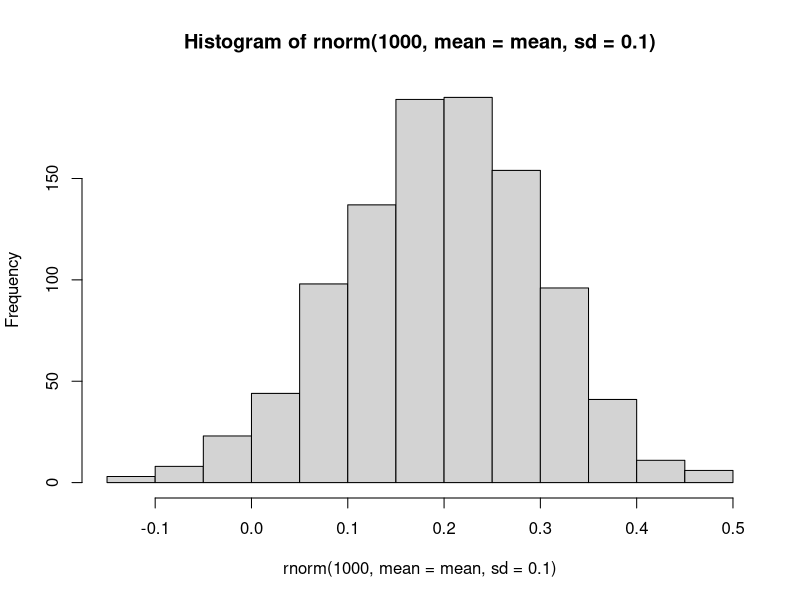
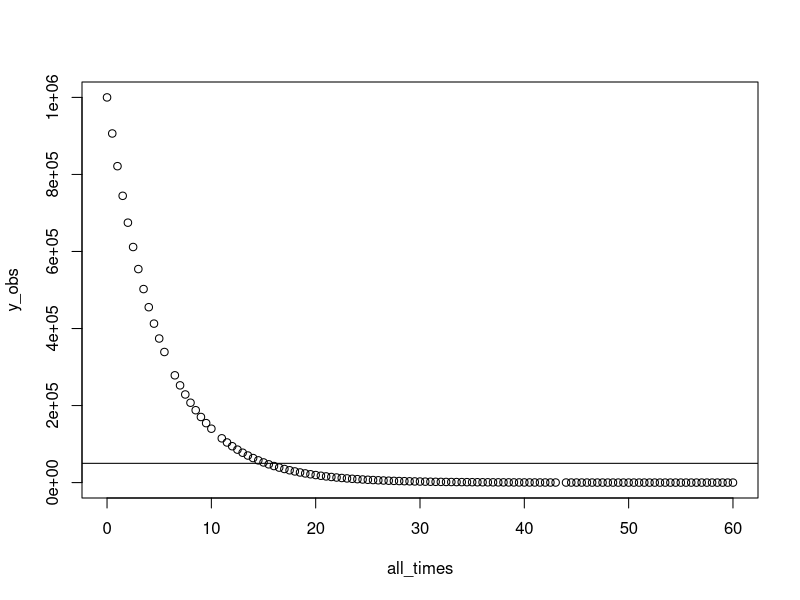
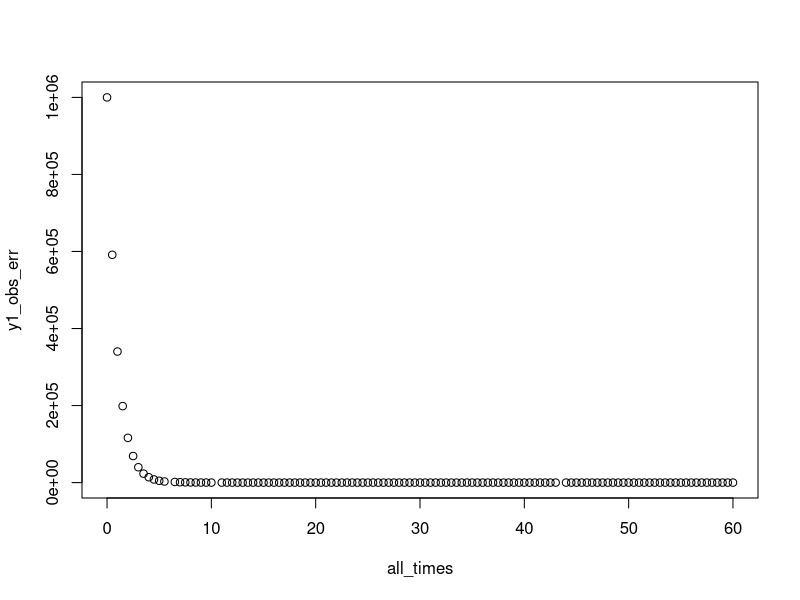
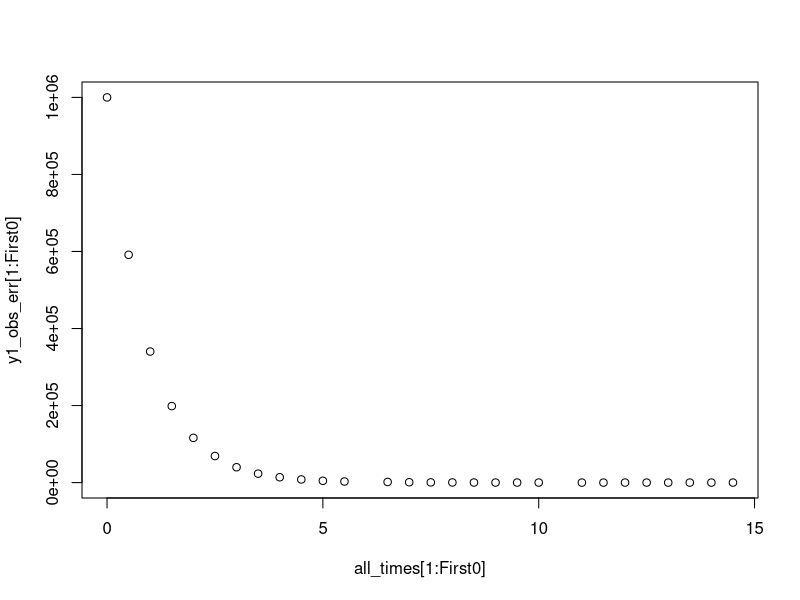
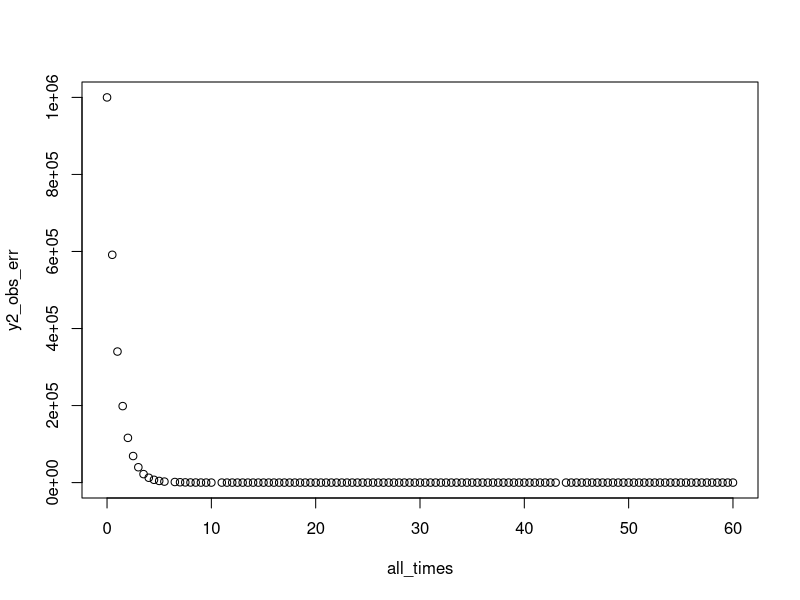
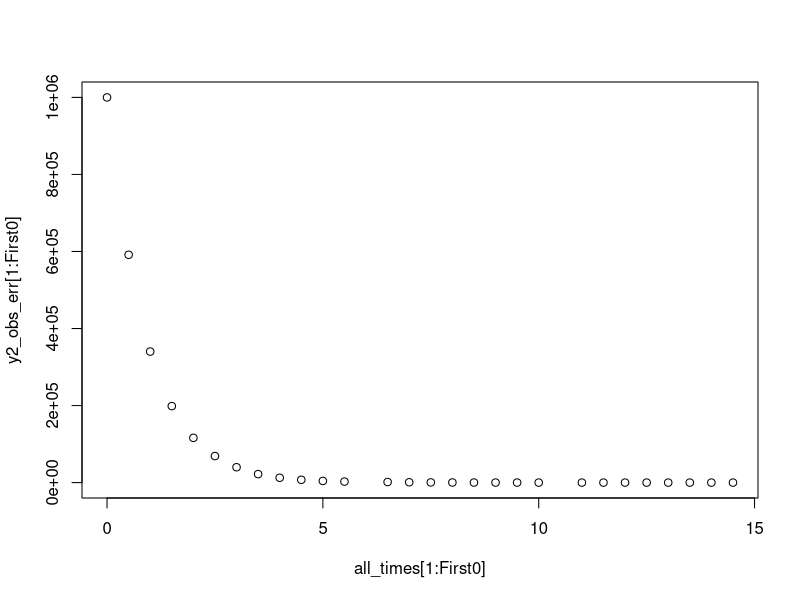
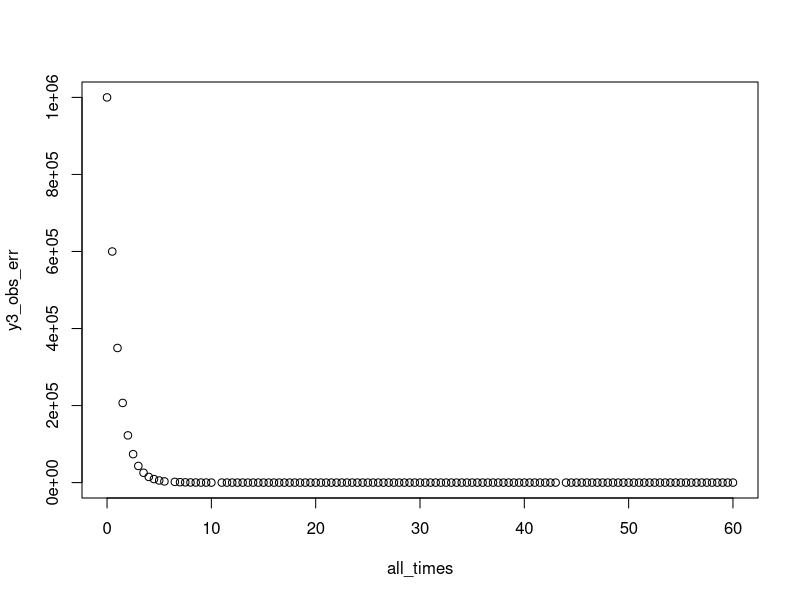
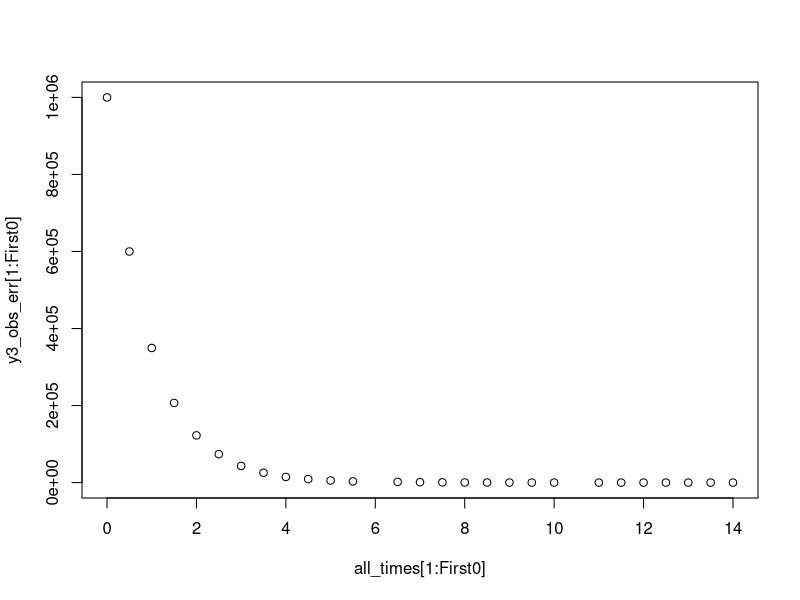

Generate these figures, in order, with R: (Note: this script raises an error after producing the figures.)
#### [INSERT A DOC STRING HERE] ####

library(tidyverse)

#### Getting constant degradation rates for each of 9 barrels ####
# Required objects
min <- 0.05; max <- 0.34; mean <- (min + max)/2; print(mean)
num_barrels <- 9
# Taking a look at distribution
hist(rnorm(1000, mean = mean, sd = 0.1))
# Sampling 9 decay rates
r_vec <- c()
set.seed(123)
for (i in 1:num_barrels) {
  r_vec[i] <- round(rnorm(1, mean = mean, sd = 0.01), digits = 2)
  while(r_vec[i] < min | r_vec[i] > max)
  {r_vec[i] <- round(rnorm(1, mean = mean, sd = 0.01), digits = 2)}
}; print(r_vec); print(mean(r_vec))

#### Setting up sampling regimes for each of 9 barrels ####
all_times <- seq(0 + 12/24, 60, 12/24); num_samples <- floor(length(all_times)/num_barrels) # Full time series (in days) divided by number of barrels; we can change this to make it more realistic; used floor() instead of round() to always round down
# all_times <- seq(1, 60, 1); num_samples <- floor(length(all_times)/num_barrels) # DAYS
ts <- matrix(nrow = num_samples + 1, ncol = num_barrels) # Matrix of sampling regimes wherein each column contains the sampling regime for a different barrel
ts[1, ] <- rep(0, ncol(ts))
set.seed(123)
for (i in 1:num_barrels){
  t <- sort(sample(all_times, num_samples, replace = FALSE))
  ts[2:nrow(ts), i] <- t
  all_times <- all_times[!all_times %in% t]
}; colnames(ts) <- c("t1", "t2", "t3", "t4", "t5", "t6", "t7", "t8", "t9")
t1 <- ts[ ,1]; t2 <- ts[ ,2]; t3 <- ts[ ,3]; t4 <- ts[ ,4]; t5 <- ts[ ,5]; t6 <- ts[ ,6]; t7 <- ts[ ,7]; t8 <- ts[ ,8]; t9 <- ts[ ,9] # Come up with an automated way of doing this
all_times <- sort(c(0, ts[2:nrow(ts), ]))

#### Observation without error ####
y0_obs <- 1e6
y_obs <- y0_obs*exp(-all_times*mean(r_vec))
plot(x = all_times, y = y_obs)
abline(h = y0_obs*0.05)

#### Setting up barrel volumes to implement sampling error ####
samp_vol <- 5; barrel_vol <- 100 # Under these conditions, you can sample each barrel a maximum of 40 times
vol <- c(barrel_vol)
for (i in 2:length(t1 + 1)){
  vol[i] <- vol[i - 1] - samp_vol
}; vol <- vol[2:length(vol)]

#### Sampling initial abundance ####
set.seed(123); y_init <- 1e6
y_samp_init <- y_select <- rbinom(1, y_init, samp_vol/(vol[1] + samp_vol))
y_samp_init <- c(0.0, y_samp_init)

#### Generating data ####
## Barrel 1
# Set seed because reproducibility
set.seed(123)
# Setting up initial abundance, and empty vector to fill with observations
t_elap <- 0.5 # Units are in hours so 10 day * 24hrs, for example; CHANGE ALL_TIMES
y_prev <- 1e6; y1_obs_err <- c(); y1_obs_err[1] <- y_prev; y1_samp <- c(); j <- 2
# Loop to generate data with (1) process error, (2) environmental stochasticity, and (3) sampling error
for (i in 2:length(all_times)){
  y_d <- rbinom(1, y_prev, t_elap*exp(-1*r_vec[1]*exp(-rnorm(1, 0, 0.1)))) # Determine eDNAs that "die" via exponential distribution (process error) and environmental stochasticity
  if (all_times[i] %in% t1){
    y_select <- rbinom(1, y_prev - y_d, samp_vol/vol[j - 1]) # Sample eDNAs from remaining with sampling error via sampled volume vs total remaining volume
    y1_samp[j - 1] <- y_select; j <- j + 1 # Add sampled eDNAs to observation vector
    y_next <- y_prev - y_d - y_select # eDNAs in barrel at next time step is equal to those available at previous time step, minus those that died, and those that were selected
    y_prev <- y_next # Re-assigning y_prev for next iteration
    y1_obs_err[i] <- y_prev
  } else {
    y_next <- y_prev - y_d
    y_prev <- y_next
    y1_obs_err[i] <- y_prev
  }
}; plot(all_times, y1_obs_err)
First0 <- which(y1_obs_err == 0)[1]
plot(x = all_times[1:First0], y = y1_obs_err[1:First0])
y1_samp <- cbind(t1[2:length(t1)], y1_samp)

## Barrel 2
set.seed(123)
t_elap <- 0.5 
y_prev <- 1e6; y2_obs_err <- c(); y2_obs_err[1] <- y_prev; y2_samp <- c(); j <- 2
for (i in 2:length(all_times)){
  y_d <- rbinom(1, y_prev, t_elap*exp(-1*r_vec[2]*exp(-rnorm(1, 0, 0.1)))) 
  if (all_times[i] %in% t2){
    y_select <- rbinom(1, y_prev - y_d, samp_vol/vol[j - 1]) 
    y2_samp[j - 1] <- y_select; j <- j + 1 
    y_next <- y_prev - y_d - y_select 
    y_prev <- y_next 
    y2_obs_err[i] <- y_prev
  } else {
    y_next <- y_prev - y_d
    y_prev <- y_next
    y2_obs_err[i] <- y_prev
  }
}; plot(all_times, y2_obs_err)
First0 <- which(y2_obs_err == 0)[1]
plot(x = all_times[1:First0], y = y2_obs_err[1:First0])
y2_samp <- cbind(t2[2:length(t2)], y2_samp)

## Barrel 3
set.seed(123)
t_elap <- 0.5 
y_prev <- 1e6; y3_obs_err <- c(); y3_obs_err[1] <- y_prev; y3_samp <- c(); j <- 2
for (i in 2:length(all_times)){
  y_d <- rbinom(1, y_prev, t_elap*exp(-1*r_vec[3]*exp(-rnorm(1, 0, 0.1)))) 
  if (all_times[i] %in% t3){
    y_select <- rbinom(1, y_prev - y_d, samp_vol/vol[j - 1]) 
    y3_samp[j - 1] <- y_select; j <- j + 1 
    y_next <- y_prev - y_d - y_select 
    y_prev <- y_next 
    y3_obs_err[i] <- y_prev
  } else {
    y_next <- y_prev - y_d
    y_prev <- y_next
    y3_obs_err[i] <- y_prev
  }
}; plot(all_times, y3_obs_err)
First0 <- which(y3_obs_err == 0)[1]
plot(x = all_times[1:First0], y = y3_obs_err[1:First0])
y3_samp <- cbind(t3[2:length(t3)], y3_samp)

## Barrel 4
set.seed(123)
t_elap <- 0.5 
y_prev <- 1e6; y4_obs_err <- c(); y4_obs_err[1] <- y_prev; y4_samp <- c(); j <- 2
for (i in 2:length(all_times)){
  y_d <- rbinom(1, y_prev, t_elap*exp(-1*r_vec[4]*exp(-rnorm(1, 0, 0.1)))) 
  if (all_times[i] %in% t4){
    y_select <- rbinom(1, y_prev - y_d, samp_vol/vol[j - 1]) 
    y4_samp[j - 1] <- y_select; j <- j + 1 
    y_next <- y_prev - y_d - y_select 
    y_prev <- y_next 
    y4_obs_err[i] <- y_prev
  } else {
    y_next <- y_prev - y_d
    y_prev <- y_next
    y4_obs_err[i] <- y_prev
  }
}; plot(all_times, y4_obs_err)
First0 <- which(y4_obs_err == 0)[1]
plot(x = all_times[1:First0], y = y4_obs_err[1:First0])
y4_samp <- cbind(t4[2:length(t4)], y4_samp)

## Barrel 5
set.seed(123)
t_elap <- 0.5 
y_prev <- 1e6; y5_obs_err <- c(); y5_obs_err[1] <- y_prev; y5_samp <- c(); j <- 2
for (i in 2:length(all_times)){
  y_d <- rbinom(1, y_prev, t_elap*exp(-1*r_vec[5]*exp(-rnorm(1, 0, 0.1)))) 
  if (all_times[i] %in% t5){
    y_select <- rbinom(1, y_prev - y_d, samp_vol/vol[j - 1]) 
    y5_samp[j - 1] <- y_select; j <- j + 1 
    y_next <- y_prev - y_d - y_select 
    y_prev <- y_next 
    y5_obs_err[i] <- y_prev
  } else {
    y_next <- y_prev - y_d
    y_prev <- y_next
    y5_obs_err[i] <- y_prev
  }
}; plot(all_times, y5_obs_err)
First0 <- which(y5_obs_err == 0)[1]
plot(x = all_times[1:First0], y = y5_obs_err[1:First0])
y5_samp <- cbind(t5[2:length(t5)], y5_samp)

## Barrel 6
set.seed(123)
t_elap <- 0.5 
y_prev <- 1e6; y6_obs_err <- c(); y6_obs_err[1] <- y_prev; y6_samp <- c(); j <- 2
for (i in 2:length(all_times)){
  y_d <- rbinom(1, y_prev, t_elap*exp(-1*r_vec[6]*exp(-rnorm(1, 0, 0.1)))) 
  if (all_times[i] %in% t6){
    y_select <- rbinom(1, y_prev - y_d, samp_vol/vol[j - 1]) 
    y6_samp[j - 1] <- y_select; j <- j + 1 
    y_next <- y_prev - y_d - y_select 
    y_prev <- y_next 
    y6_obs_err[i] <- y_prev
  } else {
    y_next <- y_prev - y_d
    y_prev <- y_next
    y6_obs_err[i] <- y_prev
  }
}; plot(all_times, y6_obs_err)
First0 <- which(y6_obs_err == 0)[1]
plot(x = all_times[1:First0], y = y6_obs_err[1:First0])
y6_samp <- cbind(t6[2:length(t6)], y6_samp)

## Barrel 7
set.seed(123)
t_elap <- 0.5 
y_prev <- 1e6; y7_obs_err <- c(); y7_obs_err[1] <- y_prev; y7_samp <- c(); j <- 2
for (i in 2:length(all_times)){
  y_d <- rbinom(1, y_prev, t_elap*exp(-1*r_vec[7]*exp(-rnorm(1, 0, 0.1)))) 
  if (all_times[i] %in% t7){
    y_select <- rbinom(1, y_prev - y_d, samp_vol/vol[j - 1]) 
    y7_samp[j - 1] <- y_select; j <- j + 1 
    y_next <- y_prev - y_d - y_select 
    y_prev <- y_next 
    y7_obs_err[i] <- y_prev
  } else {
    y_next <- y_prev - y_d
    y_prev <- y_next
    y7_obs_err[i] <- y_prev
  }
}; plot(all_times, y7_obs_err)
First0 <- which(y7_obs_err == 0)[1]
plot(x = all_times[1:First0], y = y7_obs_err[1:First0])
y7_samp <- cbind(t7[2:length(t7)], y7_samp)

## Barrel 8
set.seed(123)
t_elap <- 0.5 
y_prev <- 1e6; y8_obs_err <- c(); y8_obs_err[1] <- y_prev; y8_samp <- c(); j <- 2
for (i in 2:length(all_times)){
  y_d <- rbinom(1, y_prev, t_elap*exp(-1*r_vec[8]*exp(-rnorm(1, 0, 0.1)))) 
  if (all_times[i] %in% t8){
    y_select <- rbinom(1, y_prev - y_d, samp_vol/vol[j - 1]) 
    y8_samp[j - 1] <- y_select; j <- j + 1 
    y_next <- y_prev - y_d - y_select 
    y_prev <- y_next 
    y8_obs_err[i] <- y_prev
  } else {
    y_next <- y_prev - y_d
    y_prev <- y_next
    y8_obs_err[i] <- y_prev
  }
}; plot(all_times, y8_obs_err)
First0 <- which(y8_obs_err == 0)[1]
plot(x = all_times[1:First0], y = y8_obs_err[1:First0])
y8_samp <- cbind(t8[2:length(t8)], y8_samp)

## Barrel 9
set.seed(123)
t_elap <- 0.5 
y_prev <- 1e6; y9_obs_err <- c(); y9_obs_err[1] <- y_prev; y9_samp <- c(); j <- 2
for (i in 2:length(all_times)){
  y_d <- rbinom(1, y_prev, t_elap*exp(-1*r_vec[9]*exp(-rnorm(1, 0, 0.1)))) 
  if (all_times[i] %in% t9){
    y_select <- rbinom(1, y_prev - y_d, samp_vol/vol[j - 1]) 
    y9_samp[j - 1] <- y_select; j <- j + 1 
    y_next <- y_prev - y_d - y_select 
    y_prev <- y_next 
    y9_obs_err[i] <- y_prev
  } else {
    y_next <- y_prev - y_d
    y_prev <- y_next
    y9_obs_err[i] <- y_prev
  }
}; plot(all_times, y9_obs_err)
First0 <- which(y9_obs_err == 0)[1]
plot(x = all_times[1:First0], y = y9_obs_err[1:First0])
y9_samp <- cbind(t9[2:length(t9)], y9_samp)

full_ts <- rbind(y_samp_init, y1_samp, y2_samp, y3_samp, y4_samp, y5_samp, y6_samp, y7_samp, y8_samp, y9_samp)
full_ts <- as.data.frame(full_ts); colnames(full_ts) <- c("t", "y_samp")
# Ordering generated data by sampling time
full_ts_ordered <- full_ts[with(full_ts, order(t)), ]
# Plotting generated data
plot(full_ts_ordered$t, full_ts_ordered$y_samp)

#### Fitting generated data to exponential model ####
#### ... TO DO! ####

#### Estimated abundances ####
y0_est <- as.numeric(y0_est); r_est <- as.numeric(r_est)
y_est <- y0_est*exp(-all_times*r_est)
plot(y_est)

#### Plotting (1) observations without error, (2) generated data, and (3) estimated data for comparison ####
plot(all_times[1:20], y_obs[1:20], type = "l", xlab = "Day", ylab = "eDNA Concentration")
points(all_times[1:20], y_obs_err[1:20], col = "cornflowerblue", pch = 16)
points(all_times[1:20], y_est[1:20], col = "firebrick2", pch = 18)
legend("topright", legend=c("Deterministic data", "Observed data", "Estimated data"),
       col=c("black", "cornflowerblue", "firebrick2"), lty = c(1, NA, NA), pch = c(NA, 16, 18), cex = 0.8)














# Initially, sample every barrel, every hour, until they're empty
